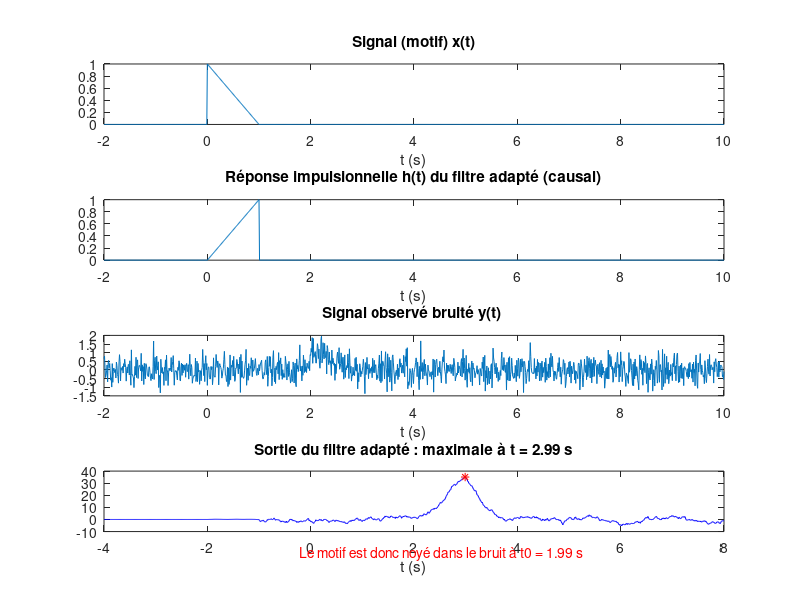
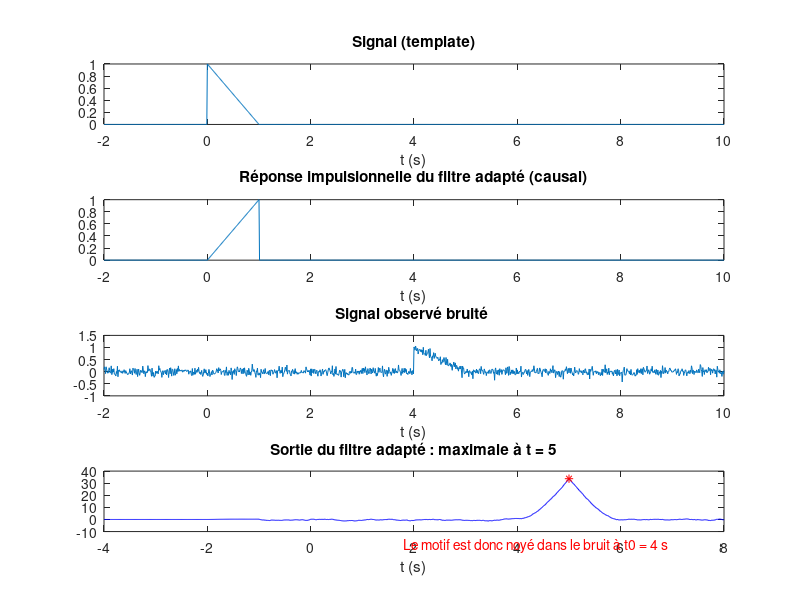
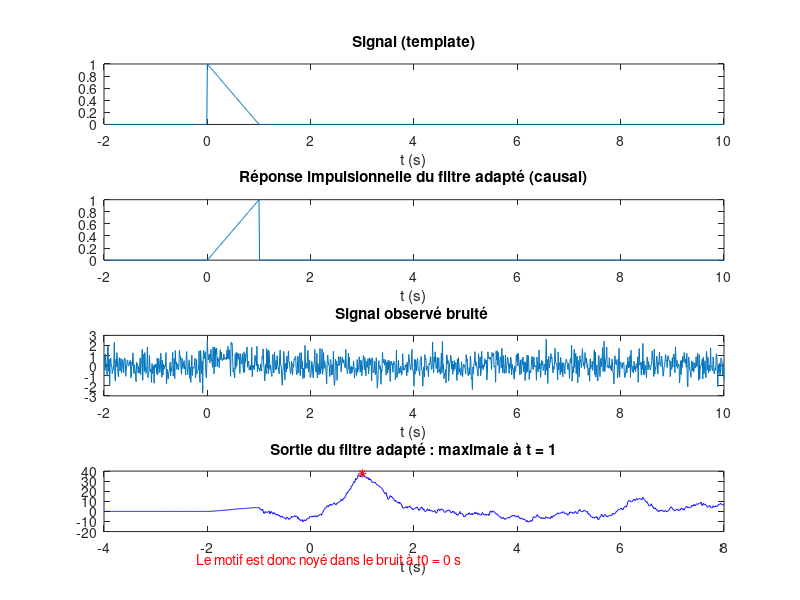
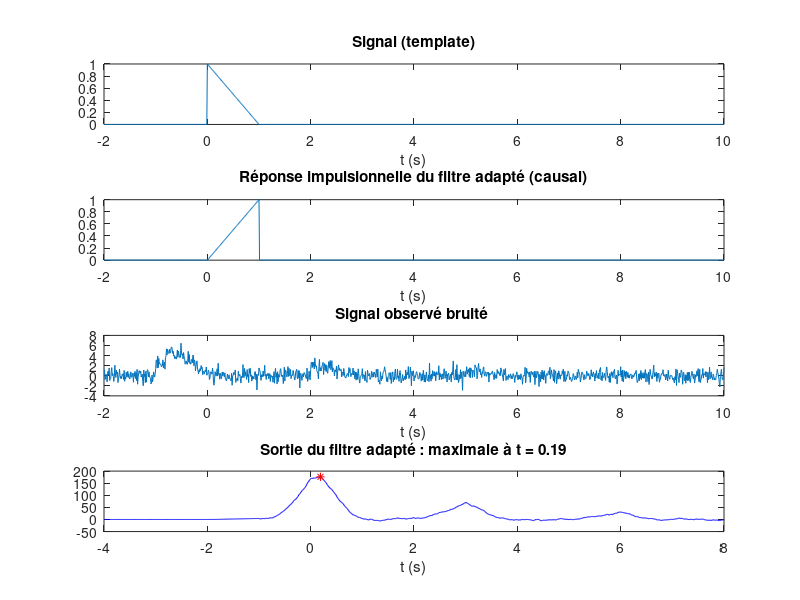

Write MATLAB code to recreate these figures, in order.
%% TP3 TSA: Filtrage adapté
% Loïs Gallaud 2A géné
clear; clc;
close all;
%% 1. Détection d'un motif par filtrage adapté

% Définition des paramètres
Te = 10e-3;
tmin = -2;
tmax = 10;
t = tmin:Te:tmax;
N = length(t);
T = 1;
sig = 0.5;  % écart-type du bruit
t0 = 2;

% Signal à reconnaître (motif ou "template") x
x = (1-t/T) .* ((t)>=0) .* ((t)<=T);
% Réponse impulsionnelle du filtre adapté causal
h = (1-(T-t)/T) .* ((T-t)>=0) .* ((T-t)<=T);

% Signal bruité
xdecal = (1-(t-t0)/T) .* ((t-t0)>=0) .* ((t-t0)<=T);
y = xdecal + randn(size(x))*sig;

% Sortie du filtre (avec la fonction filter)
z = filter(h, 1, y);
t2 = t + tmin;

% Maximum du signal
[zmax,nmax] = max(z);

% Affichage
figure;
subplot(4,1,1);
plot(t,x);
title('Signal (motif) x(t)');
xlabel('t (s)');
subplot(4,1,2);
plot(t,h);
title('Réponse impulsionnelle h(t) du filtre adapté (causal)');
xlabel('t (s)');
subplot(4,1,3);
plot(t,y);
xlabel('t (s)');
title(['Signal observé bruité y(t) ']);
subplot(4,1,4);
plot(t2,z,'b',t2(nmax),zmax,'r*');
title(['Sortie du filtre adapté : maximale à t = ' num2str(t2(nmax)) ' s']);
xlabel('t (s)');
text(t2(nmax)-3.2, zmax - 63, ['Le motif est donc noyé dans le ' ...
    'bruit à t0 = ' num2str(t2(nmax) - T) ' s'], 'Color', 'red');

%% Pratique sur des signaux inconnus

% 1. sig3-1

% Lecture des signaux enregistrés (fonction load).
load("sig3-1.mat");

% Sortie du filtre (avec filter)
z = filter(h, 1, y1);
t2 = t + tmin;

% Maximum du signal
[zmax,nmax] = max(z);

% Affichage
figure;
subplot(4,1,1);
plot(t,x);
title('Signal (template)');
xlabel('t (s)');
subplot(4,1,2);
plot(t,h);
title('Réponse impulsionnelle du filtre adapté (causal)');
xlabel('t (s)');
subplot(4,1,3);
plot(t,y1);
xlabel('t (s)');
title('Signal observé bruité ');
subplot(4,1,4);
plot(t2,z,'b',t2(nmax),zmax,'r*');
title(['Sortie du filtre adapté : maximale à t = ' num2str(t2(nmax))]);
xlabel('t (s)');
text(t2(nmax)-3.2, zmax - 55, ['Le motif est donc noyé dans le ' ...
    'bruit à t0 = ' num2str(t2(nmax) - T) ' s'], 'Color', 'red');

% 1. sig3-2

% Lecture des signaux enregistrés (fonction load).
load("sig3-2.mat");

% Sortie du filtre (avec filter)
z = filter(h, 1, y2);
t2 = t + tmin;

% Maximum du signal
[zmax,nmax] = max(z);

% Affichage
figure;
subplot(4,1,1);
plot(t,x);
title('Signal (template)');
xlabel('t (s)');
subplot(4,1,2);
plot(t,h);
title('Réponse impulsionnelle du filtre adapté (causal)');
xlabel('t (s)');
subplot(4,1,3);
plot(t,y2);
xlabel('t (s)');
title('Signal observé bruité ');
subplot(4,1,4);
plot(t2,z,'b',t2(nmax),zmax,'r*');
title(['Sortie du filtre adapté : maximale à t = ' num2str(t2(nmax))]);
xlabel('t (s)');
text(t2(nmax)-3.2, zmax - 86, ['Le motif est donc noyé dans le ' ...
    'bruit à t0 = ' num2str(t2(nmax) - T) ' s'], 'Color', 'red');

% 1. sig3-3

% Lecture des signaux enregistrés (fonction load).
load("sig3-3.mat");

% Sortie du filtre (avec filter)
z = filter(h, 1, y3);
t2 = t + tmin;

% Maximum du signal
[zmax,nmax] = max(z);

% Affichage
figure;
subplot(4,1,1);
plot(t,x);
title('Signal (template)');
xlabel('t (s)');
subplot(4,1,2);
plot(t,h);
title('Réponse impulsionnelle du filtre adapté (causal)');
xlabel('t (s)');
subplot(4,1,3);
plot(t,y3);
xlabel('t (s)');
title('Signal observé bruité ');
subplot(4,1,4);
plot(t2,z,'b',t2(nmax),zmax,'r*');
title(['Sortie du filtre adapté : maximale à t = ' num2str(t2(nmax))]);
xlabel('t (s)');